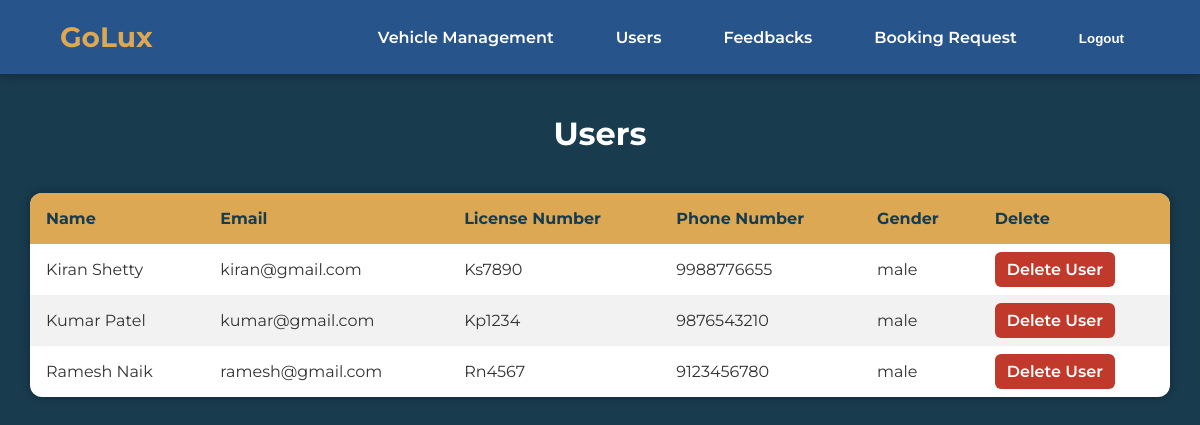
Screenshot of /adminusers.php with the database file from the repository.
### tables this page shows
CREATE TABLE `users` (
  `FNAME` varchar(255) NOT NULL,
  `LNAME` varchar(255) NOT NULL,
  `EMAIL` varchar(255) NOT NULL,
  `LIC_NUM` varchar(255) NOT NULL,
  `PHONE_NUMBER` bigint(11) NOT NULL,
  `PASSWORD` varchar(255) NOT NULL,
  `GENDER` varchar(255) NOT NULL
);

### adminusers.php (the view, shortened to what this page needs)
<!DOCTYPE html>
<html lang="en">
<head>
</head>
<body>
<?php
require_once('connection.php');
$query = "SELECT * FROM users";
$queryy = mysqli_query($con, $query);
?>
<div class="navbar">
  <div class="logo">GoLux</div>
  <div class="menu">
    <ul>
      <li><a href="adminvehicle.php">Vehicle Management</a></li>
      <li><a href="adminusers.php">Users</a></li>
      <li><a href="admindash.php">Feedbacks</a></li>
      <li><a href="adminbook.php">Booking Request</a></li>
      <li><button><a href="index.php">Logout</a></button></li>
    </ul>
  </div>
</div>
<h1 class="header">Users</h1>
<table class="content-table">
  <thead>
    <tr>
      <th>Name</th>
      <th>Email</th>
      <th>License Number</th>
      <th>Phone Number</th>
      <th>Gender</th>
      <th>Delete</th>
    </tr>
  </thead>
  <tbody>
    <?php while ($res = mysqli_fetch_array($queryy)) { ?>
    <tr>
      <td><?php echo $res['FNAME'] . ' ' . $res['LNAME']; ?></td>
      <td><?php echo $res['EMAIL']; ?></td>
      <td><?php echo $res['LIC_NUM']; ?></td>
      <td><?php echo $res['PHONE_NUMBER']; ?></td>
      <td><?php echo $res['GENDER']; ?></td>
      <td class="delete-btn"><a href="deleteuser.php?id=<?php echo $res['EMAIL']; ?>">Delete User</a></td>
    </tr>
    <?php } ?>
  </tbody>
</table>
</body>
</html>

### adminusers.php (style rules this page uses)
* { margin: 0; padding: 0; box-sizing: border-box; }
body { font-family: 'Montserrat', sans-serif; background-color: #183B4E; color: #ffffff; min-height: 100vh; }
.navbar { display: flex; justify-content: space-between; align-items: center; padding: 20px 60px; background-color: #27548A; box-shadow: 0 4px 8px rgba(0,0,0,0.2); }
.logo { font-size: 28px; color: #DDA853; font-weight: 700; }
.menu ul { list-style: none; display: flex; gap: 30px; }
.menu ul li a, .menu ul li button a { color: #fff; text-decoration: none; font-weight: 600; padding: 8px 16px; transition: background 0.3s; border-radius: 6px; }
.menu ul li button { background: none; border: none; }
.header { text-align: center; margin-top: 40px; font-size: 32px; color: #ffffff; font-weight: bold; }
.content-table { margin: 40px auto; width: 95%; max-width: 1200px; border-collapse: collapse; background-color: #ffffff; color: #333; border-radius: 12px; overflow: hidden; box-shadow: 0 0 10px rgba(0,0,0,0.3); }
.content-table thead { background-color: #DDA853; color: #183B4E; }
.content-table th, .content-table td { padding: 16px; text-align: left; }
.content-table tbody tr:nth-child(even) { background-color: #f2f2f2; }
.delete-btn a { color: #fff; background-color: #C0392B; padding: 8px 12px; border-radius: 6px; text-decoration: none; font-weight: 600; transition: background 0.3s; }

### rows the page displays
users: FNAME "Kiran", LNAME "Shetty", EMAIL "kiran@gmail.com", LIC_NUM "Ks7890", PHONE_NUMBER "9988776655", GENDER "male"
users: FNAME "Kumar", LNAME "Patel", EMAIL "kumar@gmail.com", LIC_NUM "Kp1234", PHONE_NUMBER "9876543210", GENDER "male"
users: FNAME "Ramesh", LNAME "Naik", EMAIL "ramesh@gmail.com", LIC_NUM "Rn4567", PHONE_NUMBER "9123456780", GENDER "male"
